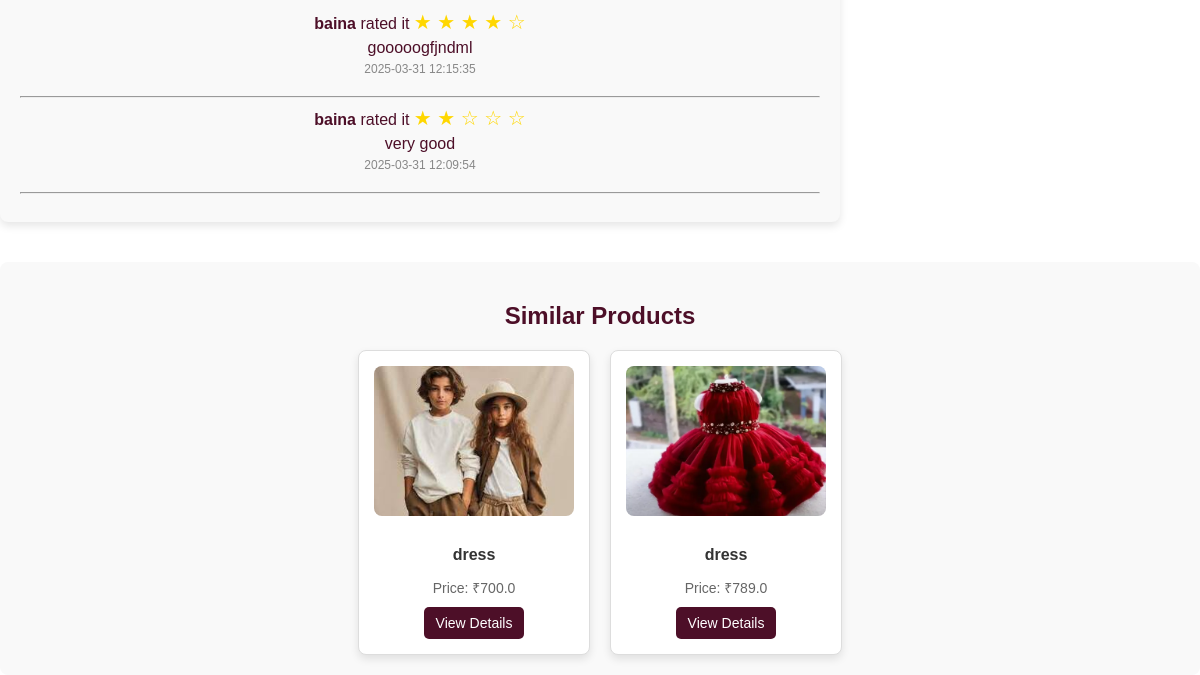
Before: /product_details/3 (signed in, lower part) with the older database file.
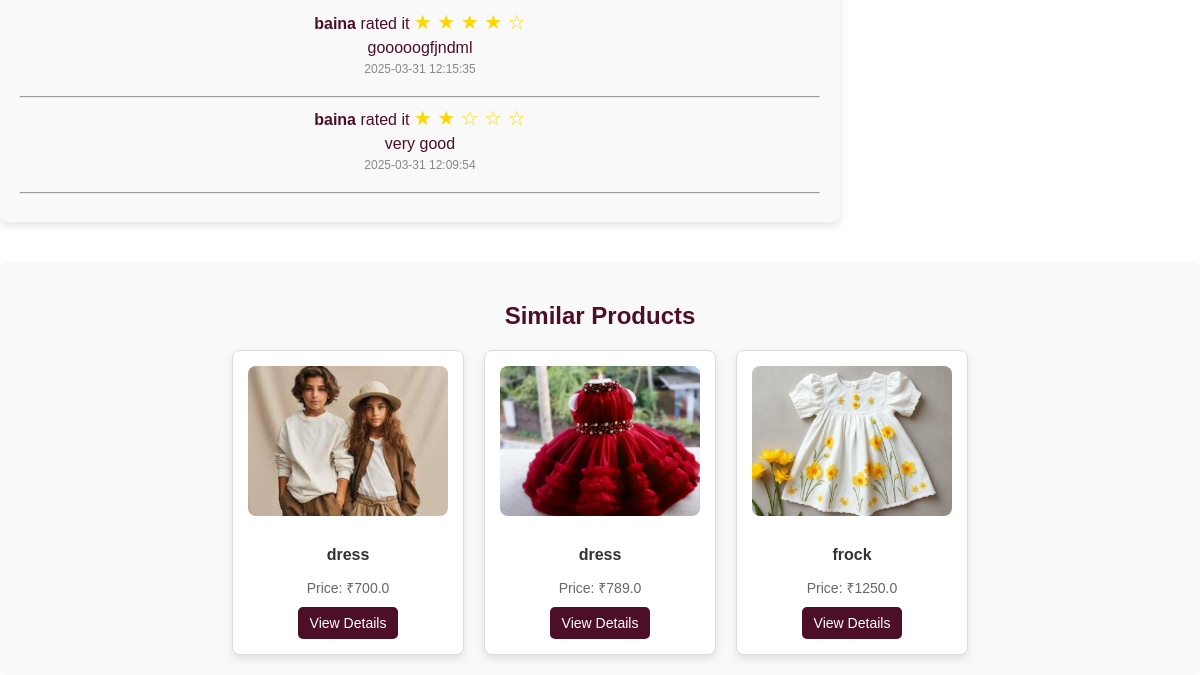
After: the same page with the newer database file.
### tables this page shows
CREATE TABLE product_reviews (
            id INTEGER PRIMARY KEY AUTOINCREMENT,
            product_id INTEGER NOT NULL,
            user_id INTEGER NOT NULL,
            rating INTEGER NOT NULL,
            feedback TEXT NOT NULL,
            timestamp DATETIME DEFAULT CURRENT_TIMESTAMP,
            FOREIGN KEY (product_id) REFERENCES products (id),
            FOREIGN KEY (user_id) REFERENCES users (id)
        );

CREATE TABLE users (
            id INTEGER PRIMARY KEY AUTOINCREMENT,
            name TEXT NOT NULL,
            email TEXT UNIQUE NOT NULL,
            password TEXT NOT NULL,
            user_type TEXT NOT NULL,
            profile_pic TEXT DEFAULT 'default_profile.jpg'
        , phone TEXT, whatsapp TEXT, address TEXT, description TEXT, username TEXT, suspended default 0);

CREATE TABLE products (
            id INTEGER PRIMARY KEY AUTOINCREMENT,
            name TEXT NOT NULL,
            description TEXT NOT NULL,
            price REAL NOT NULL,
            image TEXT NOT NULL,
            manufacturer_id INTEGER, approved INTEGER DEFAULT 0, category TEXT, stock_limit INTEGER DEFAULT NULL, size_chart TEXT,
            FOREIGN KEY (manufacturer_id) REFERENCES users (id)
        );

### app.py (the view)
@app.route('/product_details/<int:product_id>')
def product_details(product_id):
    conn = sqlite3.connect("craftconnect.db")
    conn.row_factory = sqlite3.Row
    cursor = conn.cursor()
    cursor.execute("""
        SELECT p.id, p.name, p.description, p.price, p.image, p.category, p.stock_limit, p.size_chart,
               m.id AS manufacturer_id, m.name AS manufacturer_name, m.phone, m.whatsapp, m.address,
               m.description AS manufacturer_description
        FROM products p
        JOIN users m ON p.manufacturer_id = m.id
        WHERE p.id = ?
    """, (product_id,))
    product = cursor.fetchone()
    if not product:
        conn.close()
        flash("Product not found.", "danger")
        return redirect(url_for("browse_products"))
    cursor.execute("""
        SELECT id, name, price, image
        FROM products
        WHERE category = ? AND id != ?
        LIMIT 4
    """, (product["category"], product_id))
    similar_products = cursor.fetchall()
    cursor.execute("""
        SELECT r.rating, r.feedback, r.timestamp, u.name AS user_name
        FROM product_reviews r
        JOIN users u ON r.user_id = u.id
        WHERE r.product_id = ?
        ORDER BY r.timestamp DESC
    """, (product_id,))
    reviews = cursor.fetchall()
    conn.close()
    return render_template("product_details.html", product=product, similar_products=similar_products, reviews=reviews)

### templates/product_details.html (shortened to what this page needs)
<!DOCTYPE html>
<html lang="en">
<head>
    <link rel="stylesheet" href="{{ url_for('static', filename='css/styles.css') }}">
</head>
<body>
    <section class="product-rating-feedback">
        <div class="existing-reviews">
            {% if reviews %}
                {% for review in reviews %}
                <div class="review">
                    <p><strong>{{ review['user_name'] }}</strong> rated it
                        <span class="stars">
                            {% for i in range(review['rating']) %}
                                &#9733;
                            {% endfor %}
                            {% for i in range(5 - review['rating']) %}
                                &#9734;
                            {% endfor %}
                        </span>
                    </p>
                    <p>{{ review['feedback'] }}</p>
                    <p class="review-date">{{ review['timestamp'] }}</p>
                </div>
                <hr>
                {% endfor %}
            {% else %}
                <p>No reviews yet. Be the first to review this product!</p>
            {% endif %}
        </div>
    </section>
    <section class="similar-products">
        <h2>Similar Products</h2>
        <div class="product-grid">
            {% for similar_product in similar_products %}
            <div class="product-card">
                <img src="{{ url_for('static', filename='uploads/' + similar_product[3]) }}" alt="{{ similar_product[1] }}">
                <h3>{{ similar_product[1] }}</h3>
                <p>Price: ₹{{ similar_product[2] }}</p>
                <a href="{{ url_for('product_details', product_id=similar_product[0]) }}" class="view-details-btn">View Details</a>
            </div>
            {% endfor %}
        </div>
    </section>
</body>
</html>

Changed rows visible on the page:
added products: image+name (picture), name "frock", price "1250.0"
